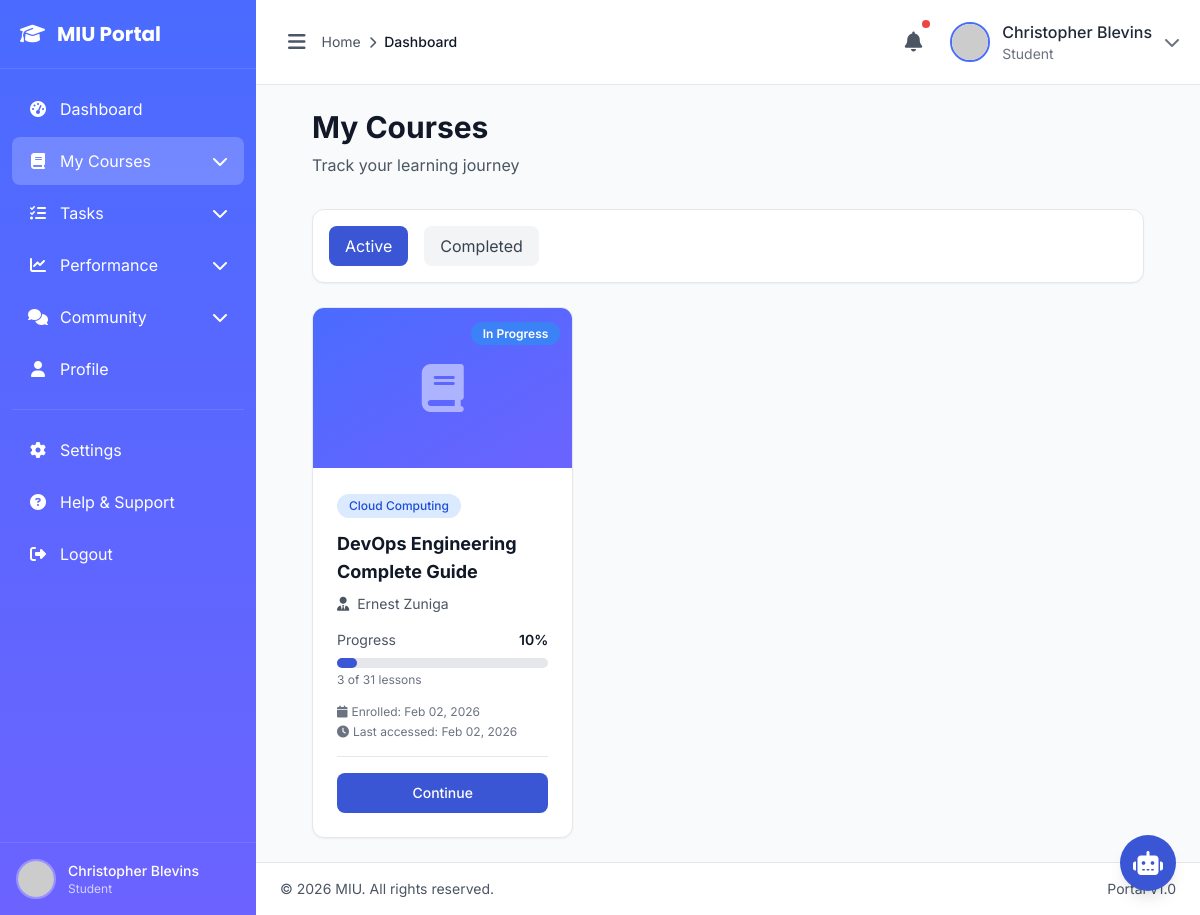
/student/courses/ (signed in), run on an earlier commit of the app's database.
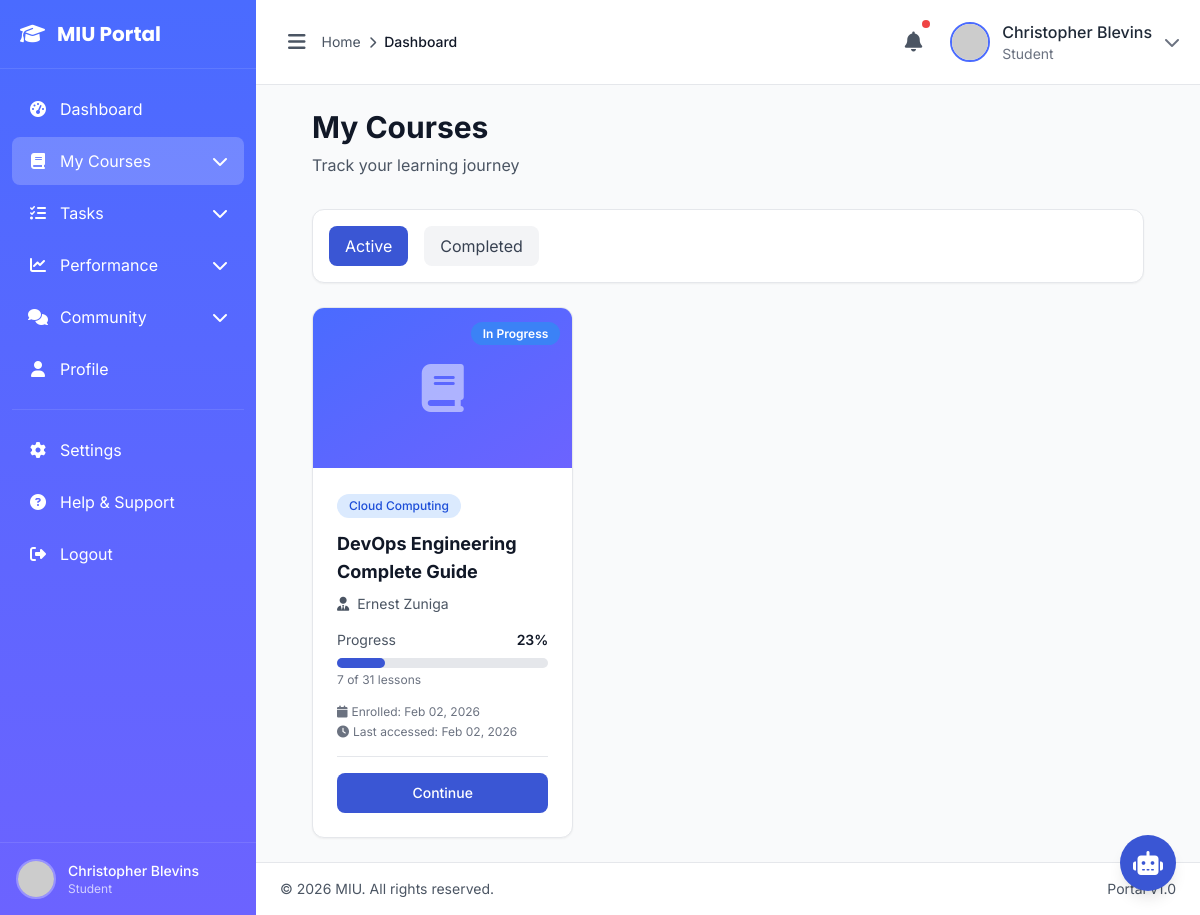
And on a later commit of the database.
### eduweb/models.py (models this page shows, shortened)
class Enrollment(models.Model):
    STATUS_CHOICES = [
        ('active', 'Active'),
        ('completed', 'Completed'),
        ('dropped', 'Dropped'),
        ('suspended', 'Suspended'),
    ]
    student = models.ForeignKey(User, on_delete=models.CASCADE, related_name='enrollments')
    course = models.ForeignKey('LMSCourse', on_delete=models.CASCADE, related_name='enrollments')
    enrolled_by = models.ForeignKey(User, on_delete=models.SET_NULL, null=True, related_name='enrollments_created')
    progress_percentage = models.DecimalField(max_digits=5, decimal_places=2, default=0.00, validators=[MinValueValidator(0), MaxValueValidator(100)])
    completed_lessons = models.IntegerField(default=0)
    current_grade = models.DecimalField(max_digits=5, decimal_places=2, null=True, blank=True)
    status = models.CharField(max_length=20, choices=STATUS_CHOICES, default='active')
    enrolled_at = models.DateTimeField(auto_now_add=True)
    completed_at = models.DateTimeField(null=True, blank=True)
    last_accessed = models.DateTimeField(null=True, blank=True)
    class Meta:
        ordering = ['-enrolled_at']
        verbose_name = 'Enrollment'
        verbose_name_plural = 'Enrollments'
        unique_together = [['student', 'course']]
        indexes = [
            models.Index(fields=['student', 'status']),
            models.Index(fields=['course', 'status']),
        ]

class LMSCourse(models.Model):
    DIFFICULTY_CHOICES = [
        ('beginner', 'Beginner'),
        ('intermediate', 'Intermediate'),
        ('advanced', 'Advanced'),
    ]
    title = models.CharField(max_length=200)
    slug = models.SlugField(max_length=200, unique=True)
    code = models.CharField(max_length=20, unique=True)
    category = models.ForeignKey(CourseCategory, on_delete=models.SET_NULL, null=True, related_name='lms_courses')
    short_description = models.TextField(max_length=500)
    description = models.TextField()
    learning_objectives = models.JSONField(default=list)
    prerequisites = models.JSONField(default=list)
    difficulty_level = models.CharField(max_length=20, choices=DIFFICULTY_CHOICES, default='beginner')
    duration_hours = models.DecimalField(max_digits=5, decimal_places=1, help_text="Estimated duration in hours")
    language = models.CharField(max_length=50, default='English')
    instructor = models.ForeignKey(User, on_delete=models.SET_NULL, null=True, related_name='courses_teaching')
    instructor_name = models.CharField(max_length=100, blank=True)
    instructor_bio = models.TextField(blank=True)
    thumbnail = models.ImageField(upload_to='courses/thumbnails/', blank=True, null=True)
    promo_video_url = models.URLField(blank=True)
    is_free = models.BooleanField(default=False)
    price = models.DecimalField(max_digits=10, decimal_places=2, default=0.00)
    discount_price = models.DecimalField(max_digits=10, decimal_places=2, null=True, blank=True)
    max_students = models.IntegerField(null=True, blank=True)
    enrollment_start_date = models.DateField(null=True, blank=True)
    enrollment_end_date = models.DateField(null=True, blank=True)
    is_published = models.BooleanField(default=False)
    is_featured = models.BooleanField(default=False)
    has_certificate = models.BooleanField(default=False)
    certificate_template = models.CharField(max_length=100, blank=True)
    meta_description = models.CharField(max_length=160, blank=True)
    meta_keywords = models.CharField(max_length=255, blank=True)
    total_enrollments = models.IntegerField(default=0)
    average_rating = models.DecimalField(max_digits=3, decimal_places=2, default=0.00)
    total_reviews = models.IntegerField(default=0)
    created_at = models.DateTimeField(auto_now_add=True)
    updated_at = models.DateTimeField(auto_now=True)
    published_at = models.DateTimeField(null=True, blank=True)
    class Meta:
        ordering = ['-created_at']
        verbose_name = 'LMS Course'
        verbose_name_plural = 'LMS Courses'
        indexes = [
            models.Index(fields=['slug']),
            models.Index(fields=['is_published', '-created_at']),
            models.Index(fields=['category']),
        ]

class CourseCategory(models.Model):
    name = models.CharField(max_length=100, unique=True)
    slug = models.SlugField(max_length=100, unique=True)
    description = models.TextField(blank=True)
    icon = models.CharField(max_length=50, default='folder')
    color = models.CharField(max_length=20, default='blue')
    parent = models.ForeignKey('self', on_delete=models.CASCADE, null=True, blank=True, related_name='subcategories')
    display_order = models.IntegerField(default=0)
    is_active = models.BooleanField(default=True)
    created_at = models.DateTimeField(auto_now_add=True)
    updated_at = models.DateTimeField(auto_now=True)
    class Meta:
        verbose_name = 'Course Category'
        verbose_name_plural = 'Course Categories'
        ordering = ['display_order', 'name']

### student/views.py (the view)
@login_required
@student_required
def my_courses(request):
    status_filter = request.GET.get('status', 'active')
    valid_statuses = ['active', 'completed']
    if status_filter not in valid_statuses:
        status_filter = 'active'
    try:
        enrollments = (
            Enrollment.objects
            .filter(
                student=request.user,
                status=status_filter
            )
            .select_related(
                'course',
                'course__category',
                'course__instructor'
            )
            .prefetch_related(
                Prefetch(
                    'course__lessons',
                    queryset=Lesson.objects.filter(is_active=True),
                    to_attr='active_lessons'
                )
            )
            .order_by('-enrolled_at')
        )
        for enrollment in enrollments:
            completed_count = (
                LessonProgress.objects
                .filter(
                    enrollment=enrollment,
                    is_completed=True
                )
                .count()
            )
            enrollment.completed_lessons_count = completed_count
    except Exception as e:
        messages.error(
            request,
            'Error loading courses. Please try again.'
        )
        enrollments = []
    context = {
        'page_title': 'My Courses',
        'enrollments': enrollments,
        'status_filter': status_filter,
    }
    return render(request, 'students/my_courses.html', context)

### eduweb/context.py (called while the page is built)
def navigation_data(request):
    faculties = Faculty.objects.filter(is_active=True).prefetch_related('courses')[:11]
    courses = Course.objects.filter(is_active=True).select_related('faculty')[:11]
    return {
        'all_faculties': faculties,
        'all_courses': courses,
    }

### eduweb/views.py (called while the page is built)
def application_status_context(request):
    has_pending_application = False
    if request.user.is_authenticated:
        has_pending_application = CourseApplication.objects.filter(
            user=request.user,
            status__in=['draft', 'pending_payment', 'submitted', 'under_review', 'reviewed']
        ).exists()
    return {'has_pending_application': has_pending_application}

### templates/students/my_courses.html (shortened to what the changed rows need)
{% extends "management/base.html" %}
{% load static %}
{% block content %}
<div class="max-w-12xl mx-auto px-4 sm:px-6 lg:px-8">
    <header class="mb-6 lg:mb-8">
        <h1 class="text-2xl sm:text-3xl font-bold text-gray-900">
            My Courses
        </h1>
    </header>
    {% if enrollments %}
    <div class="grid grid-cols-1 md:grid-cols-2
                lg:grid-cols-3 gap-4 sm:gap-6">
        {% for enrollment in enrollments %}
        <article
            class="bg-white rounded-xl shadow-sm border
                   border-gray-200 overflow-hidden
                   hover:shadow-lg transition-shadow">
            <div class="h-40 bg-gradient-to-br
                        from-primary-500 to-secondary-500
                        relative">
                {% if enrollment.course.thumbnail %}
                <img src="{{ enrollment.course.thumbnail.url }}"
                     alt="{{ enrollment.course.title }}"
                     class="w-full h-full object-cover">
                {% else %}
                <div class="w-full h-full flex items-center
                            justify-center">
                    <i class="fas fa-book text-white
                              text-5xl opacity-50"
                       aria-hidden="true"></i>
                </div>
                {% endif %}
                <div class="absolute top-3 right-3">
                    {% if enrollment.status == 'completed' %}
                    <span class="px-3 py-1 bg-green-500
                                 text-white rounded-full text-xs
                                 font-semibold">
                        <i class="fas fa-check mr-1"
                           aria-hidden="true"></i>
                        Completed
                    </span>
                    {% elif enrollment.status == 'active' %}
                    <span class="px-3 py-1 bg-blue-500
                                 text-white rounded-full text-xs
                                 font-semibold">
                        In Progress
                    </span>
                    {% endif %}
                </div>
            </div>
            <div class="p-4 sm:p-6">
                {% if enrollment.course.category %}
                <span class="px-3 py-1 bg-blue-100
                             text-blue-700 rounded-full text-xs
                             font-medium mb-3 inline-block">
                    {{ enrollment.course.category.name }}
                </span>
                {% endif %}
                <h2 class="text-base sm:text-lg font-bold
                           text-gray-900 mb-2 line-clamp-2">
                    <a href="{% url 'students:course_detail' enrollment.course.id %}"
                       class="hover:text-primary-600
                              focus:text-primary-600
                              focus:outline-none focus:ring-2
                              focus:ring-primary-500
                              focus:ring-offset-2 rounded">
                        {{ enrollment.course.title }}
                    </a>
                </h2>
                <p class="text-xs sm:text-sm text-gray-600 mb-4
                          truncate">
                    <i class="fas fa-user-tie mr-1"
                       aria-hidden="true"></i>
                    {{ enrollment.course.instructor_name }}
                </p>
                <div class="mb-4">
                    <div class="flex items-center justify-between
                                mb-2 text-xs sm:text-sm">
                        <span class="text-gray-600">Progress</span>
                        <span class="font-semibold text-gray-900">
                            {{ enrollment.progress_percentage|floatformat:0 }}%
                        </span>
                    </div>
                    <div class="w-full bg-gray-200 rounded-full h-2.5"
                         role="progressbar"
                         aria-valuenow="{{ enrollment.progress_percentage }}"
                         aria-valuemin="0"
                         aria-valuemax="100">
                        <div class="h-2.5 rounded-full transition-all
                                    {% if enrollment.progress_percentage == 100 %}
                                    bg-green-500
                                    {% else %}
                                    bg-primary-600
                                    {% endif %}"
                             style="width: {{ enrollment.progress_percentage }}%">
                        </div>
                    </div>
                    <p class="text-xs text-gray-500 mt-1">
                        {{ enrollment.completed_lessons_count }}
                        of
                        {{ enrollment.course.active_lessons|length }}
                        lessons
                    </p>
                </div>
                <div class="text-xs text-gray-500 mb-4 pb-4
                            border-b border-gray-200">
                    <div class="flex items-center mb-1">
                        <i class="fas fa-calendar mr-1"
                           aria-hidden="true"></i>
                        <time datetime="{{ enrollment.enrolled_at|date:'c' }}">
                            Enrolled: {{ enrollment.enrolled_at|date:"M d, Y" }}
                        </time>
                    </div>
                    {% if enrollment.last_accessed %}
                    <div class="flex items-center">
                        <i class="fas fa-clock mr-1"
                           aria-hidden="true"></i>
                        <time datetime="{{ enrollment.last_accessed|date:'c' }}">
                            Last accessed:
                            {{ enrollment.last_accessed|date:"M d, Y" }}
                        </time>
                    </div>
                    {% endif %}
                </div>
                <div class="flex gap-2">
                    <a href="{% url 'students:course_detail' enrollment.course.id %}"
                       class="flex-1 text-center px-3 sm:px-4
                              py-2 sm:py-2.5 bg-primary-600
                              text-white rounded-lg
                              hover:bg-primary-700
                              focus:outline-none focus:ring-2
                              focus:ring-primary-500
                              focus:ring-offset-2
                              transition-colors font-medium
                              text-sm">
                        {% if enrollment.status == 'completed' %}
                            Review
                        {% else %}
                            Continue
                        {% endif %}
                    </a>
                </div>
            </div>
        </article>
        {% endfor %}
    </div>
    {% endif %}
</div>
{% endblock %}

What changed in the data, as far as the page shows it:
changed Enrollment "DevOps Engineering Complete Guide": progress_percentage "10" → "23"; completed_lessons_count "3" → "7"
